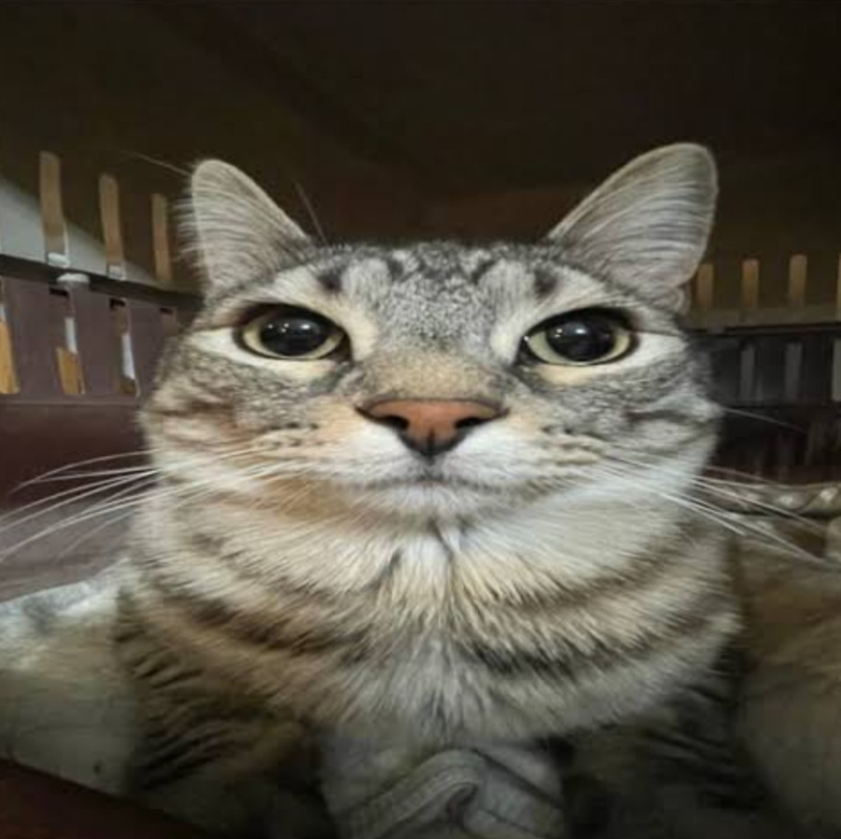
#> input picture GUI/car.png, 841 x 839 px, shrunk from 1080 x 1077 before the run
$ python -i RGB_gui.py   (imports and definitions only)
#> lines starting #> are read from the running program, lines starting #| are printed output that depends on the picture
#!/usr/bin/env python3
# -*- coding: utf-8 -*-

import argparse
import warnings
from pathlib import Path
from typing import Optional

import numpy as np
from astropy.io import fits
from astropy.visualization import (
    LinearStretch, SqrtStretch, AsinhStretch, LogStretch, SquaredStretch,
    HistEqStretch, ImageNormalize
)

# Pick an interactive backend if possible
import matplotlib
# [7 lines not run here, left out]

import matplotlib.pyplot as plt
from matplotlib.widgets import Slider, Button, RadioButtons
import cv2
from scipy.ndimage import gaussian_filter

# [1 line not run here, left out]

# ----------------------------- SDSS RGB -----------------------------

# [20 lines left out: function sdss_rgb, not called in this run]


# --------------------------- DS9-like stretch -----------------------

SCALE_MAP = {
    'linear': LinearStretch,
    'log': LogStretch,
    'sqrt': SqrtStretch,
    'squared': SquaredStretch,
    'asinh': AsinhStretch,
    'histogram': HistEqStretch,
}

def apply_stretch(rgb_image, scale='log', bias=0.0, contrast=1.0, brightness=1.0):
    """
    Apply DS9-style scale/bias/contrast/brightness by operating on HSV Value.
    """
#> called with scale = 'log', bias = 0, contrast = 1, brightness = 1
    if scale not in SCALE_MAP:
        raise ValueError(f"Unknown scale '{scale}'")

    # RGB->HSV
    hsv = cv2.cvtColor(rgb_image.astype(np.float32), cv2.COLOR_RGB2HSV)
#> hsv: shape (839, 841, 3) float32; mean H, S, V 49.1, 0.3, 86.1
    h, s, v = cv2.split(hsv)
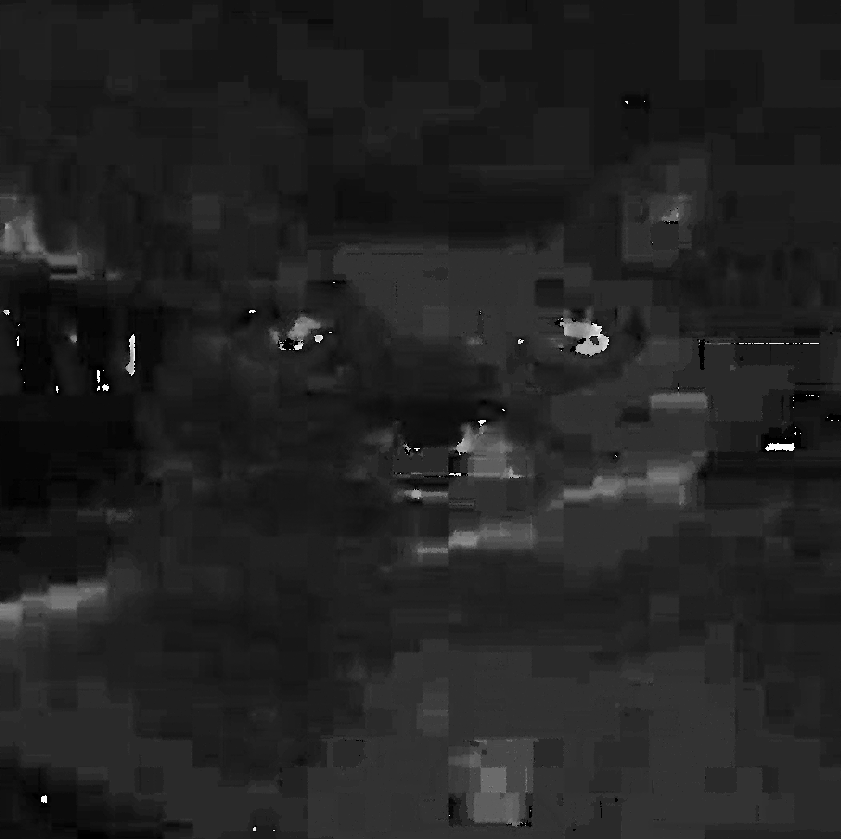
#> h: shape (839, 841) float32; min 0, max 356.7, mean 49.1; drawn with min black and max white
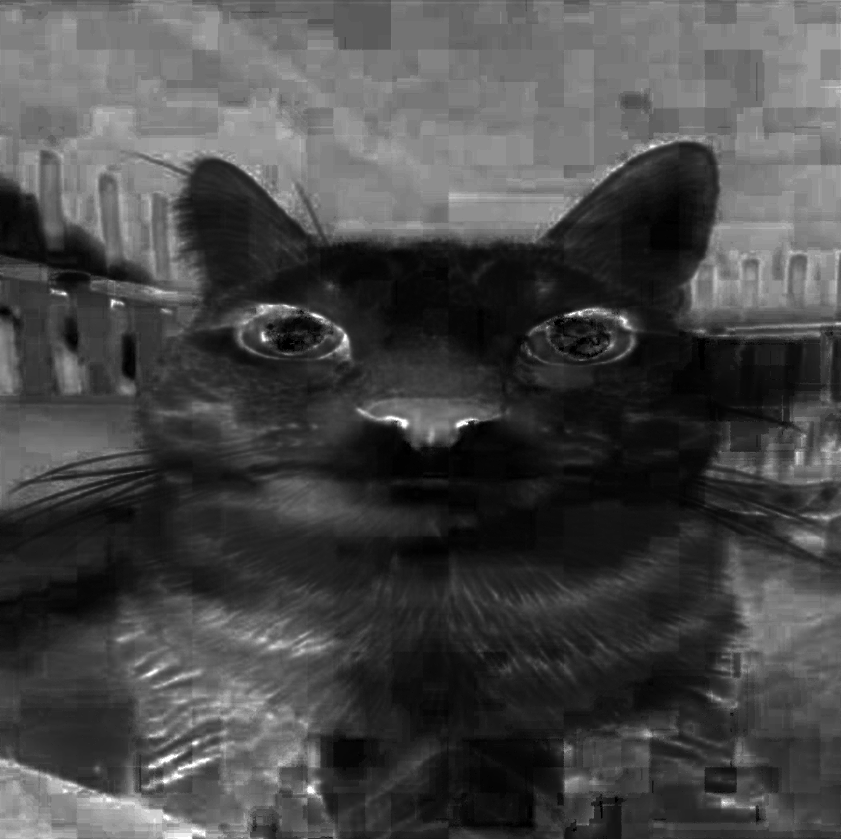
#> s: shape (839, 841) float32; min 0, max 1, mean 0.284
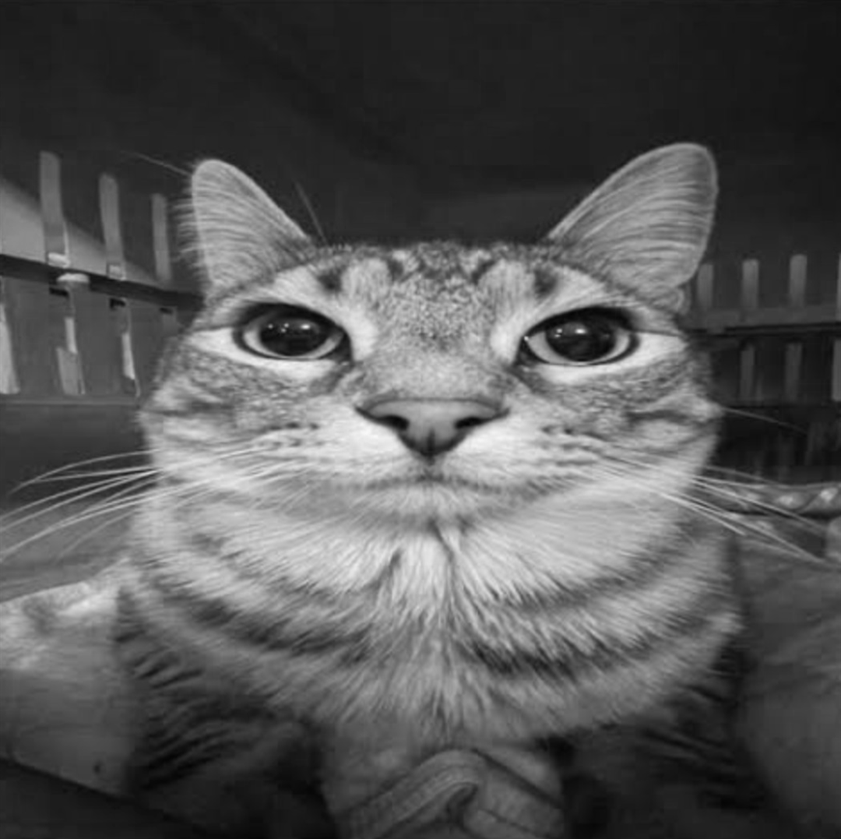
#> v: shape (839, 841) float32; min 3, max 248, mean 86.1

    stretch_class = SCALE_MAP[scale]
    if scale == 'histogram':
        stretch_instance = stretch_class(v)
        norm = ImageNormalize(v, stretch=stretch_instance, clip=True)
    else:
        vmin_data = float(np.nanmin(v))
#> vmin_data = 3
        vmax_data = float(np.nanmax(v))
#> vmax_data = 248
        data_range = vmax_data - vmin_data
#> data_range = 245
        if data_range <= 0:
            data_range = 1.0
        vmin_stretch = vmin_data + bias * data_range
#> vmin_stretch = 3
        vmax_stretch = vmin_stretch + (vmax_data - vmin_stretch) / max(contrast, 1e-6)
#> vmax_stretch = 248
        norm = ImageNormalize(v, stretch=stretch_class(), vmin=vmin_stretch, vmax=vmax_stretch, clip=True)

    v_stretched = norm(v)
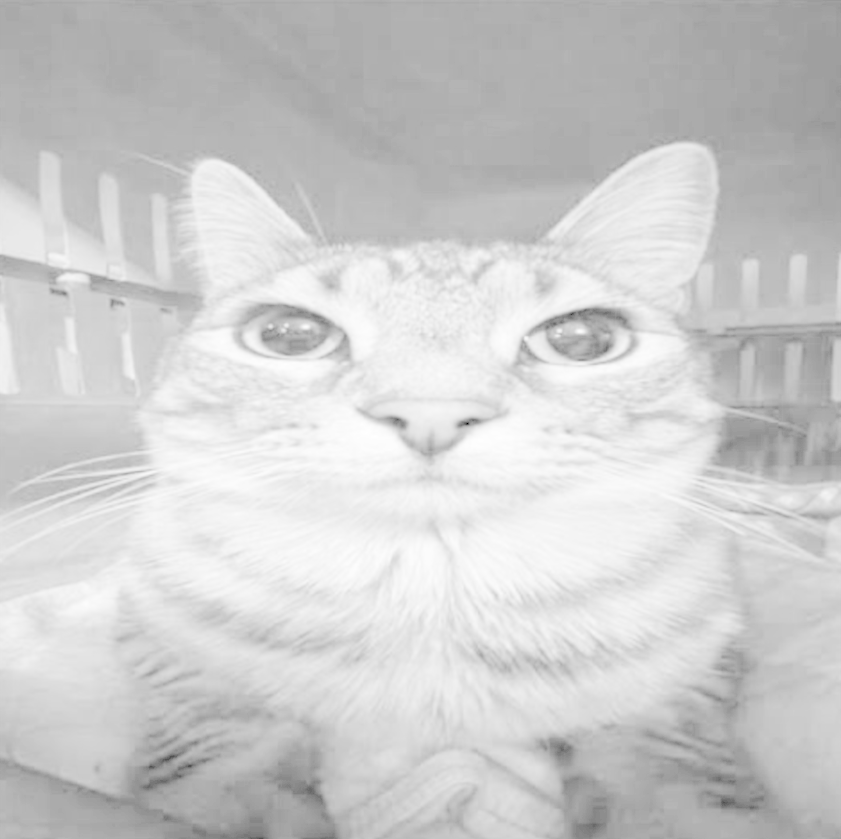
#> v_stretched: shape (839, 841) float64; min 0, max 1, mean 0.805

    hsv_stretched = cv2.merge([h, s, v_stretched.astype(np.float32)])
#> hsv_stretched: shape (839, 841, 3) float32; mean H, S, V 49.1, 0.3, 0.8
    rgb_stretched = cv2.cvtColor(hsv_stretched, cv2.COLOR_HSV2RGB)
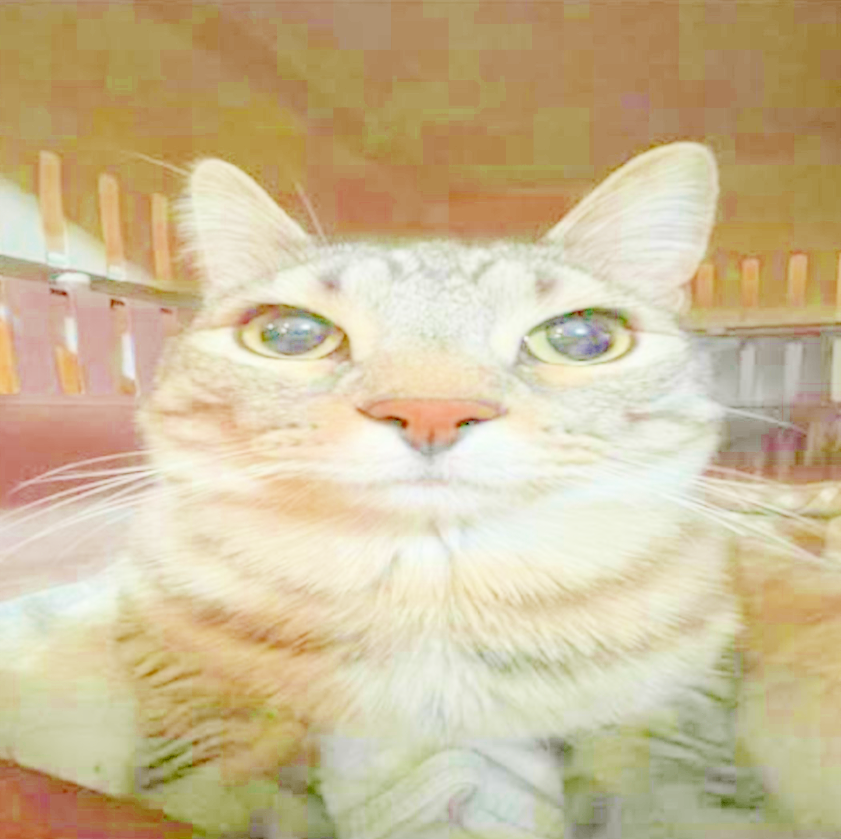
#> rgb_stretched: shape (839, 841, 3) float32; mean R, G, B 0.801, 0.735, 0.592
    rgb_final = np.clip(rgb_stretched * float(brightness), 0, 1)
    return rgb_final


# --------------------------- photometric helper ---------------------

# [81 lines left out: functions intensity_from_mu, render_rgb_with_isomask, save_rgb_annotated, not called in this run]
    # No plt.close(), no GUI interaction


# ------------------------------ GUI --------------------------------

class RGBAdjustGUI:
    # [136 lines left out: functions __init__, _read_fits, render, not called in this run]

    # ------------------ Callbacks ------------------

    def _on_scale(self, label):
        self.scale = str(label)
        self._refresh()

    # [128 lines left out: functions _on_slider, _on_reset, _on_save, _refresh, parse_args, main, not called in this run]

# [2 lines not run here, left out]

>>> import cv2
>>> picture = cv2.cvtColor(cv2.imread('../GUI/car.png'), cv2.COLOR_BGR2RGB)
>>> result = apply_stretch(picture)
